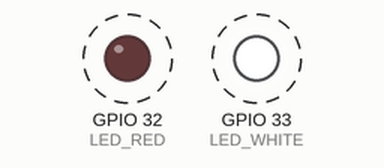
The sketch below on a simulated ESP32. Parts: output pins drawn as LEDs (lit = HIGH). Dashed ring = blinking. What the sketch prints to the serial monitor is not drawn.

Above: at 0.5 s.
Timing chart, 0 to 4.6 s (numbered marks = the images above):
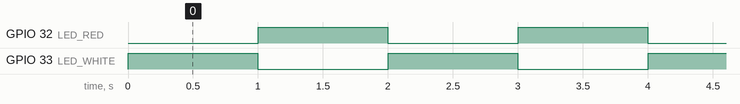

Measured:
- by itself, GPIO 32 (LED_RED), GPIO 33 (LED_WHITE): alternates HIGH for 1.0 s and LOW for 1.0 s
- by itself, everything shown: repeats every 2.0 s, in 3 steps

The sketch:

LED_blink.ino
```cpp
#define LED_WHITE 33
#define LED_RED   32

void setup() {
  Serial.begin(115200);
  pinMode(LED_WHITE, OUTPUT);
  pinMode(LED_RED, OUTPUT);
}

void loop() {
  Serial.println("WHITE on");
  digitalWrite(LED_WHITE, HIGH);
  delay(1000);
  digitalWrite(LED_WHITE, LOW);

  Serial.println("RED on");
  digitalWrite(LED_RED, HIGH);
  delay(1000);
  digitalWrite(LED_RED, LOW);
}
```
